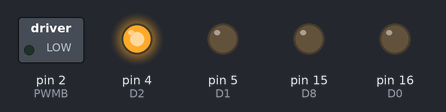
This sketch was run on a simulated Arduino Uno, built with avr-gcc and run on an emulated ATmega328P. On the bench: switched loads named in the sketch (green lamp = pin HIGH), output pins drawn as LEDs (lit = HIGH). Pins used as bus, display or sensor lines are not drawn; what the sketch prints to the serial monitor is not drawn.

Above: at 0.5 s.
At 2.0 s:
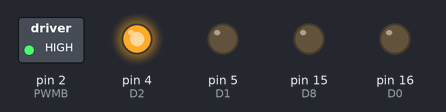
At 5.0 s:
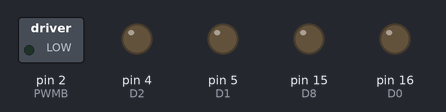
Timing chart, 0 to 7.8 s (numbered marks = the images above):
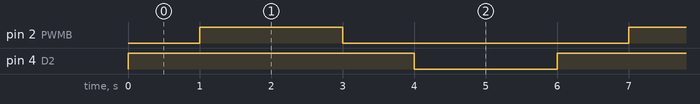

The sketch:

Motors2.ino
```cpp
//#include <Servo.h>

#define D0 16     //onboard LED
#define D1 5
#define D2 4
#define D3 0
#define D4 2      //onboard LED
#define D5 14
#define D6 12
#define D7 13
#define D8 15   //needs to be open when flashing
// D9 USB
// D10 USB
//#define pinSD2 9 //reserved
#define pinSD3 10

//pins for ultrasound
#define trigPin D0
#define echoPin D1

//pins for ultrasound
#define PWMA D1
#define DIRA D3
#define PWMB D2
#define DIRB D4

// constants won't change :
const long TIME = 500;           // interval at which to blink (milliseconds)


void setup()
{
  Serial.begin(115200);
  pinMode( D0, OUTPUT);
  pinMode( D1, OUTPUT);
  pinMode( D2, OUTPUT);
  pinMode( D5, OUTPUT);
  pinMode( D6, OUTPUT);
  pinMode( D7, OUTPUT);
  pinMode( D8, OUTPUT);

  pinMode( PWMA, OUTPUT);
  pinMode( DIRA, OUTPUT);
  pinMode( PWMB, OUTPUT);
  pinMode( DIRB, OUTPUT);
  Serial.println("starting...");
}

void loop()
{
  //breathe();
  forward( 1024 );
  delay(1000);
  backward( 1024 );
  delay(1000);
  left( 1024 );
  delay(1000);
  right( 1024 );
  delay(1000);
  stop();
  delay(2000);

}


void breathe ( void ) {
  float currentMillis = millis() / 5000.0;
  int value = 512.0 + 512 * sin( currentMillis * 2.0 * PI  );
  analogWrite(D0, value);
}


void forward ( int s_motor ) {
  motor0 (s_motor, 0);
  motor1 (s_motor, 0);
}

void backward ( int s_motor ) {
  motor0 (s_motor, 1);
  motor1 (s_motor, 1);
}

void left ( int s_motor ) {
  motor0 (s_motor, 0);
  motor1 (s_motor, 1);

}

void right ( int s_motor ) {
  motor0 (s_motor, 1);
  motor1 (s_motor, 0);
}

void stop (  ) {
  digitalWrite(DIRA, LOW);
  digitalWrite(DIRB, LOW);
  analogWrite(PWMA, 0);
  analogWrite(PWMB, 0);
}

void motor0 ( int speed, int direction) {
  if (direction) {
    digitalWrite(DIRA, HIGH);
  }
  else {
    digitalWrite(DIRA, LOW);
  }
  analogWrite(PWMA, speed);
}

void motor1 ( int speed, int direction) {
  if (direction) {
    digitalWrite(DIRB, HIGH);
  }
  else {
    digitalWrite(DIRB, LOW);
  }
  analogWrite(PWMB, speed);
}
```

Measured:
- by itself, pin 2 (PWMB): alternates HIGH for 2.0 s and LOW for 4.0 s
- by itself, pin 4 (D2): alternates HIGH for 4.0 s and LOW for 2.0 s
- by itself, everything shown: repeats every 6.0 s, in 4 steps
